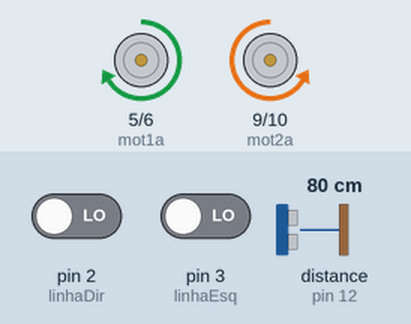
Recording of a sketch running on a simulated Arduino Uno, built with avr-gcc and run on an emulated ATmega328P. On the bench: motor-driver pin pairs drawn as motors (green arrow = first pin HIGH = forward, orange = second pin HIGH = backward, longer = more drive). Wiring (inferred from the names in the program): ultrasonic range finder: trigger pin 11; echo pin 12. The test bench sets the inputs (shaded band); at power-on: distance to the obstacle (sensor on pin 12) 80 cm, pin 2 (linhaDir) LOW, pin 3 (linhaEsq) LOW. The echo pulse lasts 58.3 µs per cm.

Above: at 1.2 s.
1.3 s: distance to the obstacle (sensor on pin 12) set to 66 cm
2.8 s: distance to the obstacle (sensor on pin 12) set to 56 cm
At 3.1 s:
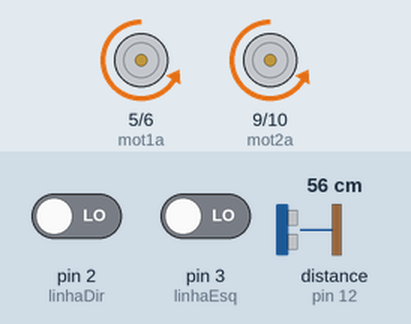
4.3 s: pin 2 (linhaDir) driven HIGH
At 5.1 s:
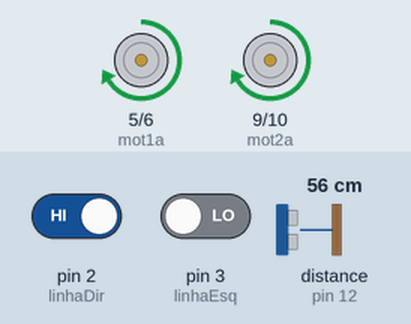
6.8 s: distance to the obstacle (sensor on pin 12) set to 7 cm
8.3 s: distance to the obstacle (sensor on pin 12) set to 4 cm
At 9.2 s:
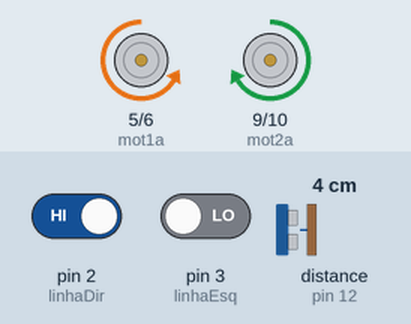
11.3 s: distance to the obstacle (sensor on pin 12) set to 9 cm
At 11.9 s:
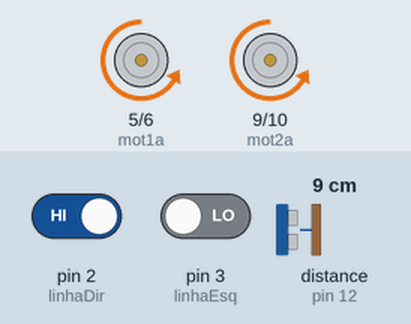
Timing chart, 0 to 13.8 s (numbered marks = the images above; inputs shaded):
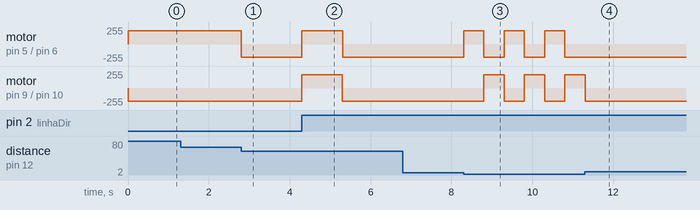

Measured:
- the behaviour switches between 61 and 60 cm on distance to the obstacle (sensor on pin 12) (found by bisection; images 0 and 1)
- the behaviour switches between 6 and 5 cm on distance to the obstacle (sensor on pin 12) (found by bisection; images 2 and 3)
- after the input at 1.3 s, every drawn part: stays the same
- after the input at 2.8 s, motor on pin 5 (mot1a) / pin 6 (mot1b): forward 200/255 → backward 200/255 at once
- after the input at 4.3 s, motor on pin 5 (mot1a) / pin 6 (mot1b), motor on pin 9 (mot2a) / pin 10 (mot2b): backward 200/255 → forward 200/255 at once, → backward 200/255 1.0 s later
- after the input at 6.8 s, every drawn part: stays the same
- after the input at 8.3 s, motor on pin 5 (mot1a) / pin 6 (mot1b): alternates forward 200/255 for 0.50 s and backward 200/255 for 0.50 s, starting at once; motor on pin 9 (mot2a) / pin 10 (mot2b): alternates forward 200/255 for 0.50 s and backward 200/255 for 0.50 s, starting after 0.50 s
- after the input at 11.3 s, motor on pin 5 (mot1a) / pin 6 (mot1b): stops changing and stays backward 200/255; motor on pin 9 (mot2a) / pin 10 (mot2b): goes on until 11.3 s, then stays backward 200/255

The sketch:

refactor.ino
```cpp
// Conexões sensores de linha
#define linhaDir 2
#define linhaEsq 3

// Pinos para a ponte H
#define mot1a 5 // PWM
#define mot1b 6
#define mot2a 9 // PWM
#define mot2b 10

// Conexões do sensor de distância
const int trigPin = 11;
const int echoPin = 12;

// Variáveis para detecção de linha
volatile bool lineDetectedFlag = false;

// Estados do robô
enum RobotState {
	IDLE,
	SEARCHING,
	APPROACHING_TARGET,
	RECOVERING_TARGET,
	AVOIDING_LINE
};

RobotState currentState = IDLE; // Estado inicial

// Parâmetros de detecção em centímetros
const int JANELA = 32;
const int DISTANCIA_MAX = 1500;
const int DISTANCIA_MIN = 5; // Distância de detecção do obstáculo
const int HOMING_DISTANCE =
    60; // Distância para começar a perseguição agressiva
const int LOST_TRACK_THRESHOLD = 3; // Medições consecutivas sem detectar o alvo
const int MAX_SEARCH_SWEEPS =
    3; // Número máximo de varreduras para recuperar o alvo

// Variáveis de controle
int lostTrackCount = 0;
int searchSweepCount = 0;
unsigned long lastDetectionTime = 0;

// Funções de movimento
void moveForward()
{
	digitalWrite(mot1a, LOW);
	analogWrite(mot1b, 200);
	digitalWrite(mot2a, LOW);
	analogWrite(mot2b, 200);
}

void moveBackward()
{
	analogWrite(mot1a, 200);
	digitalWrite(mot1b, LOW);
	analogWrite(mot2a, 200);
	digitalWrite(mot2b, LOW);
}

void rotateClockwise()
{
	analogWrite(mot1a, 200);
	digitalWrite(mot1b, LOW);
	digitalWrite(mot2a, LOW);
	analogWrite(mot2b, 200);
}

void rotateCounterClockwise()
{
	digitalWrite(mot1a, LOW);
	analogWrite(mot1b, 200);
	analogWrite(mot2a, 200);
	digitalWrite(mot2b, LOW);
}

void stopMotors()
{
	digitalWrite(mot1a, LOW);
	digitalWrite(mot1b, LOW);
	digitalWrite(mot2a, LOW);
	digitalWrite(mot2b, LOW);
}

// Função para medir distância com o sensor ultrassônico
float measureDistance()
{
	digitalWrite(trigPin, LOW);
	delayMicroseconds(2);
	digitalWrite(trigPin, HIGH);
	delayMicroseconds(10);
	digitalWrite(trigPin, LOW);

	long duration = pulseIn(echoPin, HIGH);
	float distance = duration * 0.034 / 2; // Converter para centímetros
	return distance;
}

// Função para verificar se o alvo foi perdido
bool isTargetLost()
{
	float distance = measureDistance();
	if (distance < DISTANCIA_MIN || distance > DISTANCIA_MAX) {
		lostTrackCount++;
		if (lostTrackCount >= LOST_TRACK_THRESHOLD) {
			lostTrackCount = 0;
			return true;
		}
	} else {
		lostTrackCount = 0;
	}
	return false;
}

// Função para realizar pequenas varreduras à esquerda e à direita
void performSearchSweeps()
{
	for (int i = 0; i < MAX_SEARCH_SWEEPS; i++) {
		rotateClockwise();
		delay(500);
		rotateCounterClockwise();
		delay(500);
	}
}

void handleLineDetection()
{
	stopMotors();
	lineDetectedFlag = true;
}

void setup()
{
	// Configuração dos pinos
	pinMode(linhaDir, INPUT);
	pinMode(linhaEsq, INPUT);
	pinMode(mot1a, OUTPUT);
	pinMode(mot1b, OUTPUT);
	pinMode(mot2a, OUTPUT);
	pinMode(mot2b, OUTPUT);
	pinMode(trigPin, OUTPUT);
	pinMode(echoPin, INPUT);

	// Configuração das interrupções
	attachInterrupt(digitalPinToInterrupt(linhaDir), handleLineDetection,
			RISING);
	attachInterrupt(digitalPinToInterrupt(linhaEsq), handleLineDetection,
			RISING);

	// Inicialização
	Serial.begin(9600);
	stopMotors();
}

void loop()
{
	if (lineDetectedFlag) {
		lineDetectedFlag = false;
		currentState = AVOIDING_LINE;
	}

	// Máquina de estados
	switch (currentState) {
	case IDLE:
		// Aguarda um comando para começar
		currentState = SEARCHING;
		break;

	case SEARCHING:
		// Gira no sentido horário procurando um alvo
		rotateClockwise();
		if (measureDistance() <= HOMING_DISTANCE) {
			currentState = APPROACHING_TARGET;
		}
		break;

	case APPROACHING_TARGET:
		// Move-se em direção ao alvo
		moveForward();
		if (isTargetLost()) {
			currentState = RECOVERING_TARGET;
		}
		break;

	case RECOVERING_TARGET:
		// Realiza pequenas varreduras para tentar reencontrar o alvo
		performSearchSweeps();
		if (measureDistance() <= HOMING_DISTANCE) {
			currentState = APPROACHING_TARGET;
		} else {
			searchSweepCount++;
			if (searchSweepCount >= MAX_SEARCH_SWEEPS) {
				searchSweepCount = 0;
				currentState = SEARCHING;
			}
		}
		break;

	case AVOIDING_LINE:
		// Recua e volta a procurar
		moveBackward();
		delay(1000);
		stopMotors();
		currentState = SEARCHING;
		break;
	}
}
```
